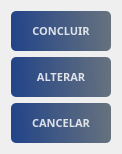
                  <widget class="QWidget" name="layoutWidget_17">
                   <property name="geometry">
                    <rect>
                     <x>10</x>
                     <y>430</y>
                     <width>102</width>
                     <height>134</height>
                    </rect>
                   </property>
                   <layout class="QVBoxLayout" name="verticalLayout_10">
                    <item>
                     <widget class="QPushButton" name="btn_conclusao">
                      <property name="enabled">
                       <bool>false</bool>
                      </property>
                      <property name="minimumSize">
                       <size>
                        <width>100</width>
                        <height>40</height>
                       </size>
                      </property>
                      <property name="font">
                       <font>
                        <family>Reem Kufi</family>
                        <pointsize>8</pointsize>
                        <bold>true</bold>
                       </font>
                      </property>
                      <property name="styleSheet">
                       <string notr="true">QPushButton#btn_conclusao{
	background-color: qlineargradient(spread:pad, x1:0, y1:0.505682, x2:1, y2:0.477, stop:0 rgba(0, 39,119, 219), stop:1 rgba(85, 98, 112, 226));
	color:rgba(255, 255, 255, 210);
	border-radius: 5px;
}
QPushButton#btn_conclusao:hover{
	background-color: qlineargradient(spread:pad, x1:0, y1:0.505682,x2:1,y2:0.477, stop:0 rgba(150, 123, 111, 219), stop:1 rgba(85, 81, 84, 226));
}
QPushButton#btn_conclusao:pressed{
	padding-left:5px;
	padding -top:5px;
	background-color:rgba(150, 123, 111, 255);
}</string>
                      </property>
                      <property name="text">
                       <string>CONCLUIR</string>
                      </property>
                      <property name="icon">
                       <iconset>
                        <normaloff>:/Imagem/salve-.png</normaloff>:/Imagem/salve-.png</iconset>
                      </property>
                      <property name="iconSize">
                       <size>
                        <width>24</width>
                        <height>24</height>
                       </size>
                      </property>
                     </widget>
                    </item>
                    <item>
                     <widget class="QPushButton" name="btn_alterarInv">
                      <property name="enabled">
                       <bool>false</bool>
                      </property>
                      <property name="minimumSize">
                       <size>
                        <width>100</width>
                        <height>40</height>
                       </size>
                      </property>
                      <property name="font">
                       <font>
                        <family>Reem Kufi</family>
                        <pointsize>8</pointsize>
                        <bold>true</bold>
                       </font>
                      </property>
                      <property name="styleSheet">
                       <string notr="true">QPushButton#btn_alterarInv{
	background-color: qlineargradient(spread:pad, x1:0, y1:0.505682, x2:1, y2:0.477, stop:0 rgba(0, 39,119, 219), stop:1 rgba(85, 98, 112, 226));
	color:rgba(255, 255, 255, 210);
	border-radius: 5px;
}
QPushButton#btn_alterarInv:hover{
	background-color: qlineargradient(spread:pad, x1:0, y1:0.505682,x2:1,y2:0.477, stop:0 rgba(150, 123, 111, 219), stop:1 rgba(85, 81, 84, 226));
}
QPushButton#btn_alterarInv:pressed{
	padding-left:5px;
	padding -top:5px;
	background-color:rgba(150, 123, 111, 255);
}</string>
                      </property>
                      <property name="text">
                       <string>ALTERAR</string>
                      </property>
                      <property name="icon">
                       <iconset>
                        <normaloff>:/Imagem/registro (1).png</normaloff>:/Imagem/registro (1).png</iconset>
                      </property>
                      <property name="iconSize">
                       <size>
                        <width>24</width>
                        <height>24</height>
                       </size>
                      </property>
                     </widget>
                    </item>
                    <item>
                     <widget class="QPushButton" name="btn_cancela_investiga">
                      <property name="minimumSize">
                       <size>
                        <width>100</width>
                        <height>40</height>
                       </size>
                      </property>
                      <property name="font">
                       <font>
                        <family>Reem Kufi</family>
                        <pointsize>8</pointsize>
                        <bold>true</bold>
                       </font>
                      </property>
                      <property name="styleSheet">
                       <string notr="true">QPushButton#btn_cancela_investiga{
	background-color: qlineargradient(spread:pad, x1:0, y1:0.505682, x2:1, y2:0.477, stop:0 rgba(0, 39,119, 219), stop:1 rgba(85, 98, 112, 226));
	color:rgba(255, 255, 255, 210);
	border-radius: 5px;
}
QPushButton#btn_cancela_investiga:hover{
	background-color: qlineargradient(spread:pad, x1:0, y1:0.505682,x2:1,y2:0.477, stop:0 rgba(150, 123, 111, 219), stop:1 rgba(85, 81, 84, 226));
}
QPushButton#btn_cancela_investiga:pressed{
	padding-left:5px;
	padding -top:5px;
	background-color:rgba(150, 123, 111, 255);
}</string>
                      </property>
                      <property name="text">
                       <string>CANCELAR</string>
                      </property>
                      <property name="icon">
                       <iconset>
                        <normaloff>:/Imagem/cancelar (1).png</normaloff>:/Imagem/cancelar (1).png</iconset>
                      </property>
                      <property name="iconSize">
                       <size>
                        <width>24</width>
                        <height>24</height>
                       </size>
                      </property>
                     </widget>
                    </item>
                   </layout>
                  </widget>
